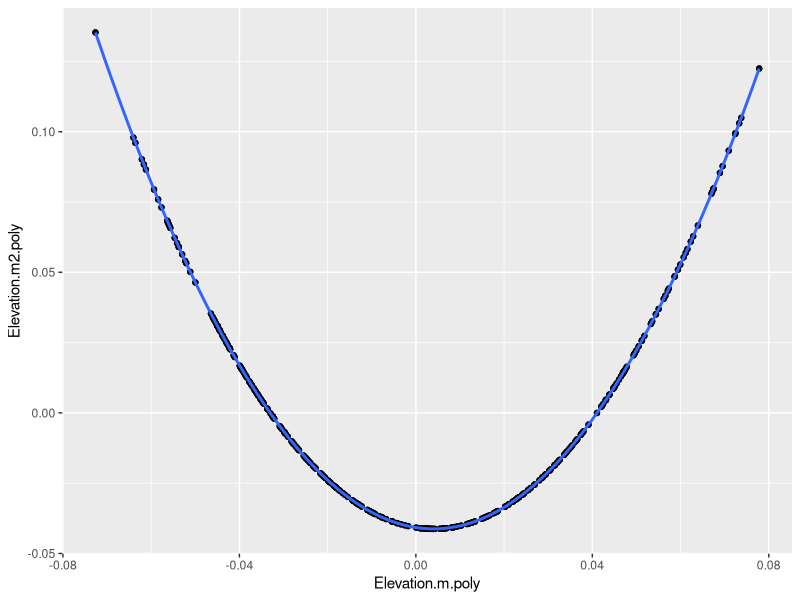
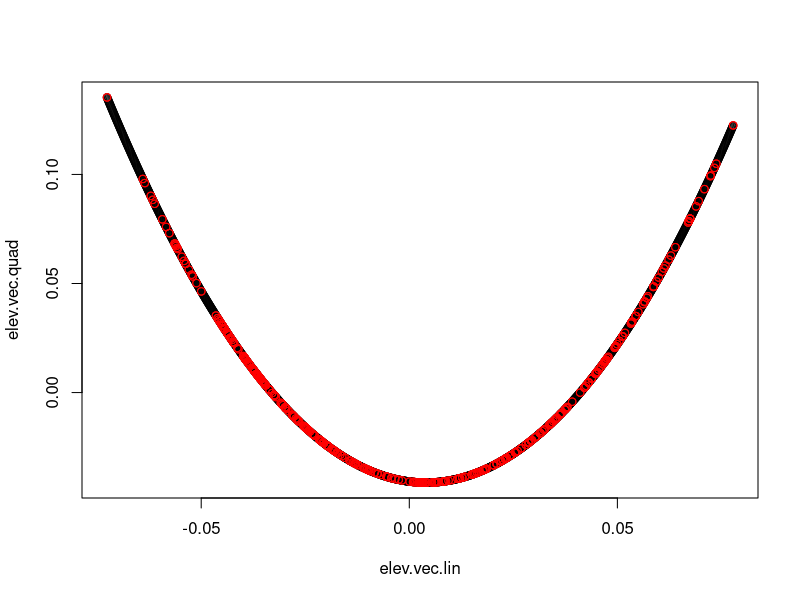
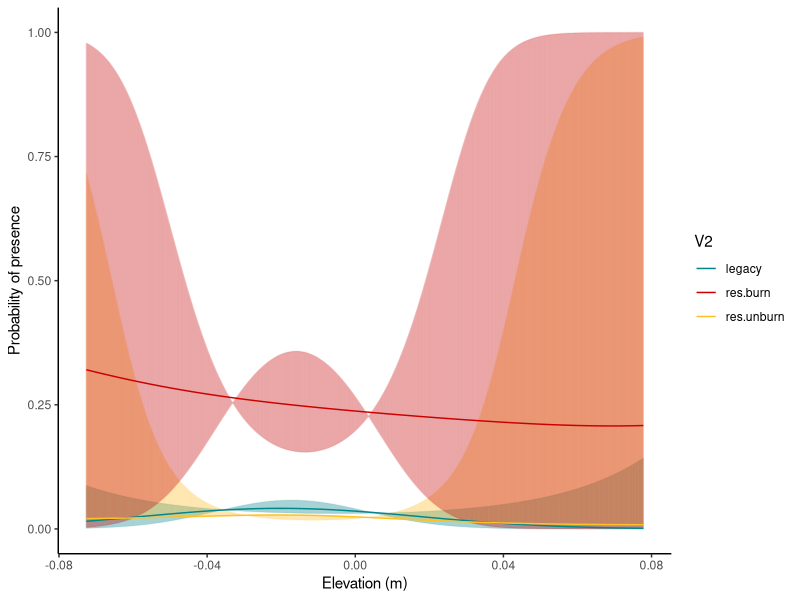
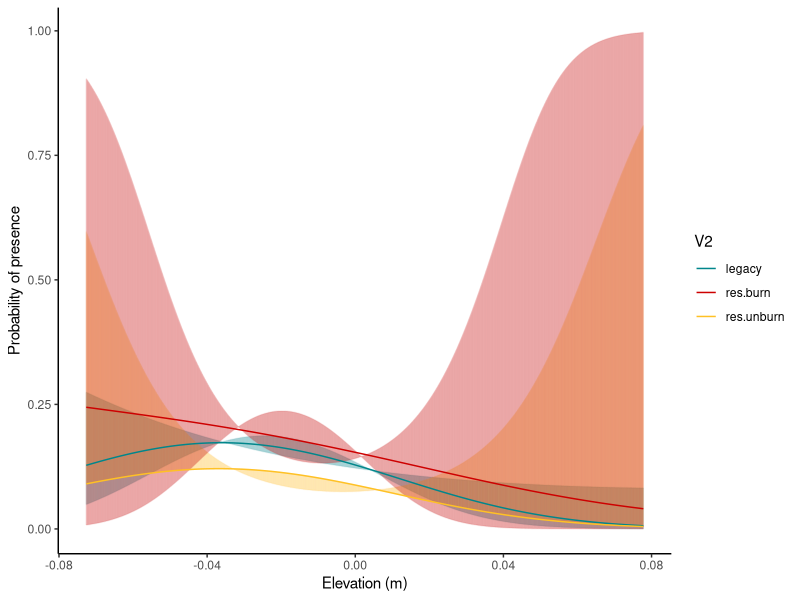
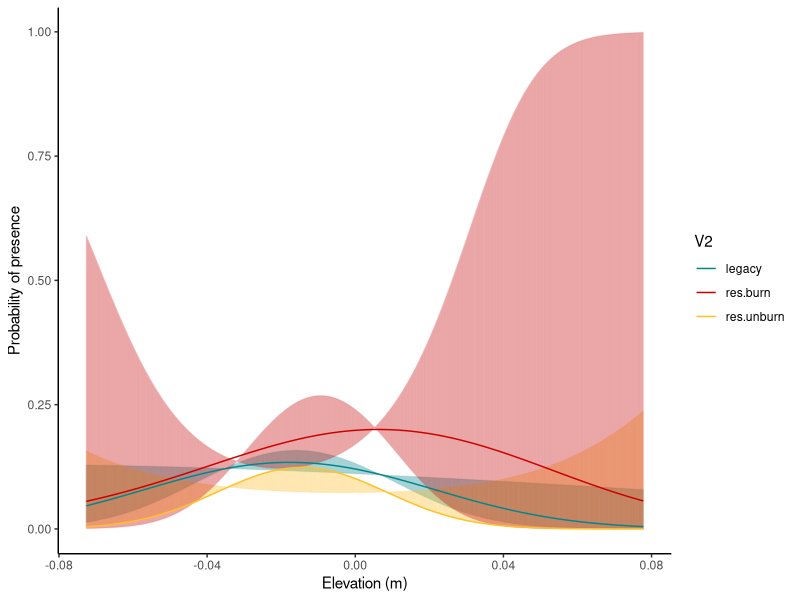
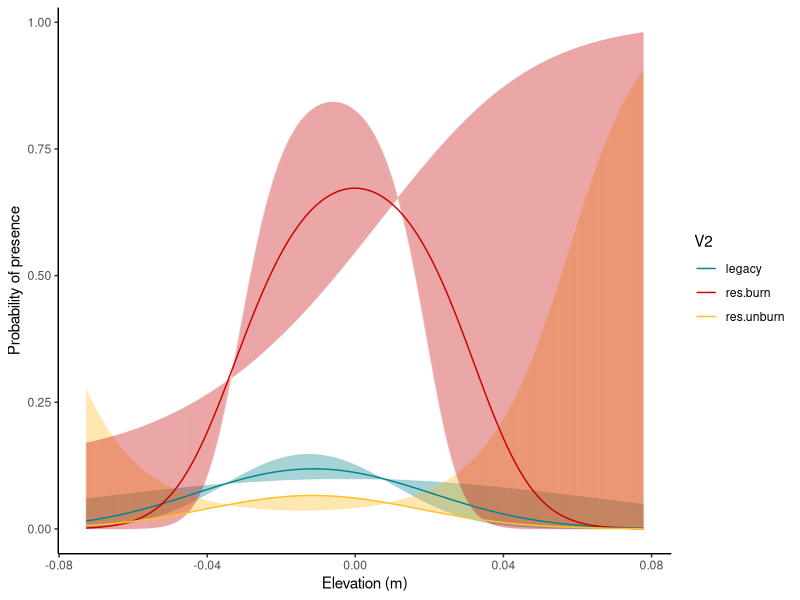
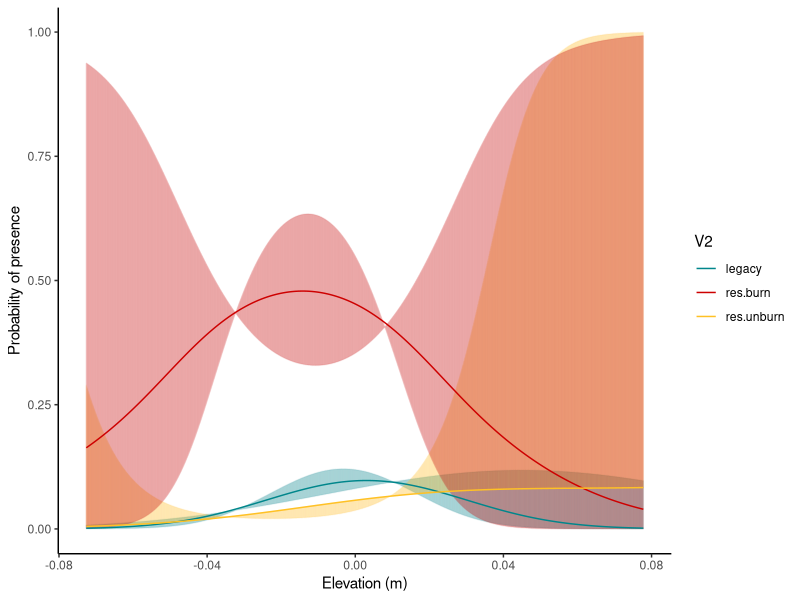
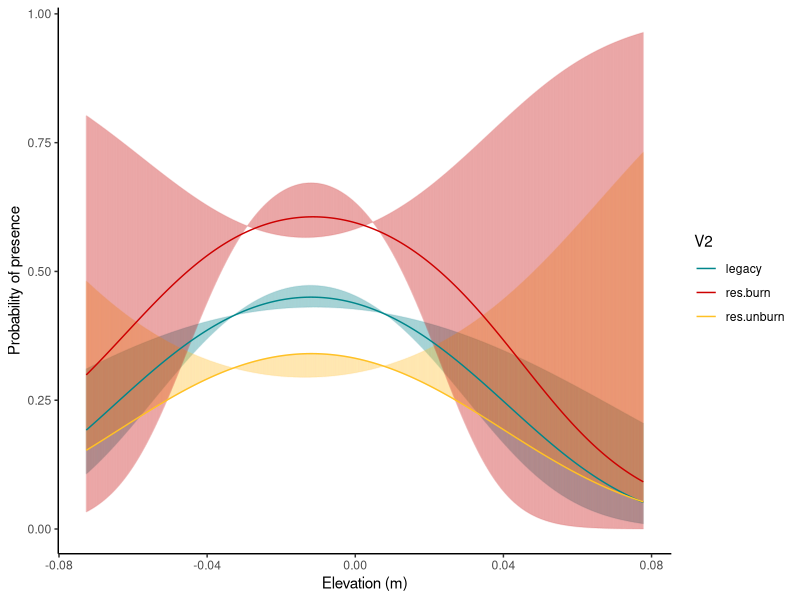

The R source for these figures, in order: (Note: a time limit stopped this script after it produced the figures.)
# Created: Mar 24, 2021
# Last edited: Apr 12, 2021

library(tidyverse)

### read in model coefficients
# these are from the global (full) model for each rarefied dataset that ran without warnings
# using poly() function for orthogonal quadratic terms
coeff.glob.fire <- read.csv("data/3c_ORTHO_global_mod_coefficients_with_P_FIRE.csv", header = TRUE)
coeff.glob.nofire <- read.csv("data/3c_ORTHO_global_mod_coefficients_with_P_NOFIRE.csv", header = TRUE)


### species lists for loops below
species.fire <- coeff.glob.fire %>% 
  group_by(Species) %>% 
  summarise(Species = first(Species))
species.nofire <- coeff.glob.nofire %>% 
  group_by(Species) %>% 
  summarise(Species = first(Species))


### elevation vector for multiplying by coefficients
# needs to be in poly-transformed units

# exploring to determine what poly-tranformed values should be
dat <- read_csv("data/3c_transformed_polynomials.csv")

# relationship between quadratic and linear terms in poly-transformed units is a perfect quadratic
ggplot(data=dat, aes(x=Elevation.m.poly, y=Elevation.m2.poly)) +
  geom_point() +
  geom_smooth(method="lm", formula= y~poly(x,2))

# quadratic function is given by this model
poly.mod <- lm(Elevation.m2.poly ~ Elevation.m.poly + I(Elevation.m.poly^2), data=dat)

# linear vector
# range based on min/max values in dat$Elevation.m.poly
elev.vec.lin = as.numeric(seq(min(dat$Elevation.m.poly), max(dat$Elevation.m.poly), by=0.0001)) 
# quadratic vector
elev.vec.quad = poly.mod$coefficients[1] + 
  elev.vec.lin*poly.mod$coefficients[2] + 
  elev.vec.lin*elev.vec.lin*poly.mod$coefficients[3]
plot(elev.vec.quad ~ elev.vec.lin) + 
  points(dat$Elevation.m.poly, dat$Elevation.m2.poly, col="red") #ok! we have linear and quadratic elevation vectors that match what the models are using


### graphs for fire species

# empty matrices to store values
pred.leg.reps = matrix(nrow=length(elev.vec.lin),ncol=100)
pred.res.unburn.reps = matrix(nrow=length(elev.vec.lin),ncol=100)
pred.res.burn.reps = matrix(nrow=length(elev.vec.lin),ncol=100)
pred.leg.reps.low = matrix(nrow=length(elev.vec.lin),ncol=100)
pred.res.unburn.reps.low = matrix(nrow=length(elev.vec.lin),ncol=100)
pred.res.burn.reps.low = matrix(nrow=length(elev.vec.lin),ncol=100)
pred.leg.reps.high = matrix(nrow=length(elev.vec.lin),ncol=100)
pred.res.unburn.reps.high = matrix(nrow=length(elev.vec.lin),ncol=100)
pred.res.burn.reps.high = matrix(nrow=length(elev.vec.lin),ncol=100)

col.pal <- c("turquoise4", "red3", "goldenrod1")

for (i in 1:dim(species.fire)[1]) {
  sp = as.list(species.fire[i,1], drop=TRUE)
  mods <- coeff.glob.fire %>% 
    filter(Species==sp) %>% 
    select(Int=Intercept, 
           Elev=Elevation.m, 
           Elev2=Elevation.m2, 
           ResurvBurn = Resurvey.Burned.fi,
           ResurvUnburn = Resurvey.Unburned.fi,
           ResurvBurnxElev = Elevation.m.Res.Burn.fi,
           ResurvBurnxElev2 = Elevation.m2.Res.Burn.fi,
           ResurvUnburnxElev = Elevation.m2.Res.Unburn.fi,
           ResurvUnburnXElev2 = Elevation.m2.Res.Unburn.fi,
           Int.Low=Intercept.CI.Lower, 
           Elev.Low=Elevation.m.CI.Lower, 
           Elev2.Low=Elevation.m2.CI.Lower, 
           ResurvBurn.Low = Resurvey.Burned.fi.CI.Lower,
           ResurvUnburn.Low = Resurvey.Unburned.fi.CI.Lower,
           ResurvBurnxElev.Low = Elevation.m.Res.Burn.fi.CI.Lower,
           ResurvBurnxElev2.Low = Elevation.m2.Res.Burn.fi.CI.Lower,
           ResurvUnburnxElev.Low = Elevation.m2.Res.Unburn.fi.CI.Lower,
           ResurvUnburnXElev2.Low = Elevation.m2.Res.Unburn.fi.CI.Lower,
           Int.High=Intercept.CI.Upper, 
           Elev.High=Elevation.m.CI.Upper, 
           Elev2.High=Elevation.m2.CI.Upper, 
           ResurvBurn.High = Resurvey.Burned.fi.CI.Upper,
           ResurvUnburn.High = Resurvey.Unburned.fi.CI.Upper,
           ResurvBurnxElev.High = Elevation.m.Res.Burn.fi.CI.Upper,
           ResurvBurnxElev2.High = Elevation.m2.Res.Burn.fi.CI.Upper,
           ResurvUnburnxElev.High = Elevation.m2.Res.Unburn.fi.CI.Upper,
           ResurvUnburnXElev2.High = Elevation.m2.Res.Unburn.fi.CI.Upper
    )
  for (j in 1:dim(mods)[1]) {
    pred.leg.reps[,j] = mods$Int[j] + mods$Elev[j]*elev.vec.lin + mods$Elev2[j]*elev.vec.quad
    pred.res.unburn.reps[,j] = mods$Int[j] + mods$Elev[j]*elev.vec.lin + mods$Elev2[j]*elev.vec.quad +
      mods$ResurvUnburn[j] + mods$ResurvUnburnxElev[j]*elev.vec.lin + 
      mods$ResurvUnburnXElev2[j]*elev.vec.quad
    pred.res.burn.reps[,j] = mods$Int[j] + mods$Elev[j]*elev.vec.lin + mods$Elev2[j]*elev.vec.quad +
      mods$ResurvBurn[j] + mods$ResurvBurnxElev[j]*elev.vec.lin + 
      mods$ResurvBurnxElev2[j]*elev.vec.quad
    pred.leg.reps.low[,j] = mods$Int.Low[j] + mods$Elev.Low[j]*elev.vec.lin + mods$Elev2.Low[j]*elev.vec.quad
    pred.res.unburn.reps.low[,j] = mods$Int.Low[j] + mods$Elev.Low[j]*elev.vec.lin + mods$Elev2.Low[j]*elev.vec.quad +
      mods$ResurvUnburn.Low[j] + mods$ResurvUnburnxElev.Low[j]*elev.vec.lin + 
      mods$ResurvUnburnXElev2.Low[j]*elev.vec.quad
    pred.res.burn.reps.low[,j] = mods$Int.Low[j] + mods$Elev.Low[j]*elev.vec.lin + mods$Elev2.Low[j]*elev.vec.quad +
      mods$ResurvBurn.Low[j] + mods$ResurvBurnxElev.Low[j]*elev.vec.lin + 
      mods$ResurvBurnxElev2.Low[j]*elev.vec.quad
    pred.leg.reps.high[,j] = mods$Int.High[j] + mods$Elev.High[j]*elev.vec.lin + mods$Elev2.High[j]*elev.vec.quad
    pred.res.unburn.reps.high[,j] = mods$Int.High[j] + mods$Elev.High[j]*elev.vec.lin + mods$Elev2.High[j]*elev.vec.quad +
      mods$ResurvUnburn.High[j] + mods$ResurvUnburnxElev.High[j]*elev.vec.lin + 
      mods$ResurvUnburnXElev2.High[j]*elev.vec.quad
    pred.res.burn.reps.high[,j] = mods$Int.High[j] + mods$Elev.High[j]*elev.vec.lin + mods$Elev2.High[j]*elev.vec.quad +
      mods$ResurvBurn.High[j] + mods$ResurvBurnxElev.High[j]*elev.vec.lin + 
      mods$ResurvBurnxElev2.High[j]*elev.vec.quad
  }
  t1.unburn.reps <- as.data.frame(cbind(elev.vec.lin, 'legacy', pred.leg.reps))
  t1.unburn.reps.tall <- gather(t1.unburn.reps, "rep", "preds", 3:102)
  t1.unburn.summary <- t1.unburn.reps.tall %>% 
    mutate(resp = exp(as.numeric(preds))/(1+exp(as.numeric(preds)))) %>% 
    group_by(V2, elev.vec.lin) %>% 
    summarise(mean.resp = mean(resp, na.rm=TRUE))
  t1.unburn.reps.low <- as.data.frame(cbind(elev.vec.lin, 'legacy', pred.leg.reps.low))
  t1.unburn.reps.low.tall <- gather(t1.unburn.reps.low, "rep", "preds", 3:102)
  t1.unburn.low.summary <- t1.unburn.reps.low.tall %>% 
    mutate(lower = exp(as.numeric(preds))/(1+exp(as.numeric(preds)))) %>% 
    group_by(V2, elev.vec.lin) %>% 
    summarise(mean.lower = mean(lower, na.rm=TRUE))
  t1.unburn.reps.high <- as.data.frame(cbind(elev.vec.lin, 'legacy', pred.leg.reps.high))
  t1.unburn.reps.high.tall <- gather(t1.unburn.reps.high, "rep", "preds", 3:102)
  t1.unburn.high.summary <- t1.unburn.reps.high.tall %>% 
    mutate(upper = exp(as.numeric(preds))/(1+exp(as.numeric(preds)))) %>% 
    group_by(V2, elev.vec.lin) %>% 
    summarise(mean.upper = mean(upper, na.rm=TRUE))
  t2.unburn.reps <- as.data.frame(cbind(elev.vec.lin, 'res.unburn', pred.res.unburn.reps))
  t2.unburn.reps.tall <- gather(t2.unburn.reps, "rep", "preds", 3:102)
  t2.unburn.summary <- t2.unburn.reps.tall %>% 
    mutate(resp = exp(as.numeric(preds))/(1+exp(as.numeric(preds)))) %>% 
    group_by(V2, elev.vec.lin) %>% 
    summarise(mean.resp = mean(resp, na.rm=TRUE))
  t2.unburn.reps.low <- as.data.frame(cbind(elev.vec.lin, 'res.unburn', pred.res.unburn.reps.low))
  t2.unburn.reps.low.tall <- gather(t2.unburn.reps, "rep", "preds", 3:102)
  t2.unburn.low.summary <- t2.unburn.reps.low.tall %>% 
    mutate(lower = exp(as.numeric(preds))/(1+exp(as.numeric(preds)))) %>% 
    group_by(V2, elev.vec.lin) %>% 
    summarise(mean.lower = mean(lower, na.rm=TRUE))
  t2.unburn.reps.high <- as.data.frame(cbind(elev.vec.lin, 'res.unburn', pred.res.unburn.reps.high))
  t2.unburn.reps.high.tall <- gather(t2.unburn.reps.high, "rep", "preds", 3:102)
  t2.unburn.high.summary <- t2.unburn.reps.high.tall %>% 
    mutate(upper = exp(as.numeric(preds))/(1+exp(as.numeric(preds)))) %>% 
    group_by(V2, elev.vec.lin) %>% 
    summarise(mean.upper = mean(upper, na.rm=TRUE))
  t2.burn.reps <- as.data.frame(cbind(elev.vec.lin, 'res.burn', pred.res.burn.reps))
  t2.burn.reps.tall <- gather(t2.burn.reps, "rep", "preds", 3:102)
  t2.burn.summary <- t2.burn.reps.tall %>% 
    mutate(resp = exp(as.numeric(preds))/(1+exp(as.numeric(preds)))) %>% 
    group_by(V2, elev.vec.lin) %>% 
    summarise(mean.resp = mean(resp, na.rm=TRUE))
  t2.burn.reps.low <- as.data.frame(cbind(elev.vec.lin, 'res.burn', pred.res.burn.reps.low))
  t2.burn.reps.low.tall <- gather(t2.burn.reps.low, "rep", "preds", 3:102)
  t2.burn.low.summary <- t2.burn.reps.low.tall %>% 
    mutate(lower = exp(as.numeric(preds))/(1+exp(as.numeric(preds)))) %>% 
    group_by(V2, elev.vec.lin) %>% 
    summarise(mean.lower = mean(lower, na.rm=TRUE))
  t2.burn.reps.high <- as.data.frame(cbind(elev.vec.lin, 'res.burn', pred.res.burn.reps.high))
  t2.burn.reps.high.tall <- gather(t2.burn.reps.high, "rep", "preds", 3:102)
  t2.burn.high.summary <- t2.burn.reps.high.tall %>% 
    mutate(upper = exp(as.numeric(preds))/(1+exp(as.numeric(preds)))) %>% 
    group_by(V2, elev.vec.lin) %>% 
    summarise(mean.upper = mean(upper, na.rm=TRUE))
  graph.dat.means <- bind_rows(t1.unburn.summary, t2.unburn.summary, t2.burn.summary)
  graph.dat.lowers <- bind_rows(t1.unburn.low.summary, t2.unburn.low.summary, t2.burn.low.summary)
  graph.dat.uppers <- bind_rows(t1.unburn.high.summary, t2.unburn.high.summary, t2.burn.high.summary)
  graph.dat <- left_join(graph.dat.means, left_join(graph.dat.lowers, graph.dat.uppers))
  graph.dat$elev.vec.lin <- as.numeric(graph.dat$elev.vec.lin)

 gg <- ggplot(graph.dat, aes(x=elev.vec.lin, y=mean.resp, color=V2)) +
    theme_classic() +
    xlab("Elevation (m)") +
    ylab("Probability of presence") +
    geom_errorbar(aes(ymin=mean.lower, ymax=mean.upper), alpha=0.1) +
    geom_line() +
    scale_color_manual(values=col.pal)
  
 ggsave(paste("figures/global.model.preds_",sp,".pdf",sep=""), gg, width=5, height=5)

} 

# temporary code to inspect predictions from individual rarefied datasets  
t1.unburn.V3 <- t1.unburn.reps.tall %>% filter(rep=="V14") %>% mutate(mean.resp = exp(as.numeric(preds))/(1+exp(as.numeric(preds)))) %>% select(-preds)
t1.unburn.low.V3 <- t1.unburn.reps.low.tall %>% filter(rep=="V14") %>% mutate(mean.lower = exp(as.numeric(preds))/(1+exp(as.numeric(preds)))) %>% select(-preds)
t1.unburn.high.V3 <- t1.unburn.reps.high.tall %>% filter(rep=="V14") %>% mutate(mean.upper = exp(as.numeric(preds))/(1+exp(as.numeric(preds)))) %>% select(-preds)
t2.unburn.V3 <- t2.unburn.reps.tall %>% filter(rep=="V14") %>% mutate(mean.resp = exp(as.numeric(preds))/(1+exp(as.numeric(preds)))) %>% select(-preds)
t2.unburn.low.V3 <- t2.unburn.reps.low.tall %>% filter(rep=="V14") %>% mutate(mean.lower = exp(as.numeric(preds))/(1+exp(as.numeric(preds)))) %>% select(-preds)
t2.unburn.high.V3 <- t2.unburn.reps.high.tall %>% filter(rep=="V14") %>% mutate(mean.upper = exp(as.numeric(preds))/(1+exp(as.numeric(preds)))) %>% select(-preds)
t2.burn.V3 <- t2.burn.reps.tall %>% filter(rep=="V14") %>% mutate(mean.resp = exp(as.numeric(preds))/(1+exp(as.numeric(preds)))) %>% select(-preds)
t2.burn.low.V3 <- t2.burn.reps.low.tall %>% filter(rep=="V14") %>% mutate(mean.lower = exp(as.numeric(preds))/(1+exp(as.numeric(preds)))) %>% select(-preds)
t2.burn.high.V3 <- t2.burn.reps.high.tall %>% filter(rep=="V14") %>% mutate(mean.upper = exp(as.numeric(preds))/(1+exp(as.numeric(preds)))) %>% select(-preds)
graph.dat.V3 <- bind_rows(t1.unburn.V3, t2.unburn.V3, t2.burn.V3)
graph.dat.V3.lowers <- bind_rows(t1.unburn.low.V3, t2.unburn.low.V3, t2.burn.low.V3)
graph.dat.V3.uppers <- bind_rows(t1.unburn.high.V3, t2.unburn.high.V3, t2.burn.high.V3)
graph.dat.V3.all <- left_join(graph.dat.V3, left_join(graph.dat.V3.lowers, graph.dat.V3.uppers))
graph.dat.V3.all$elev.vec <- as.numeric(graph.dat.V3.all$elev.vec)



### graphs for no-fire species

# empty matrices to store values
pred.leg.reps = matrix(nrow=length(elev.vec.lin),ncol=100)
pred.res.reps = matrix(nrow=length(elev.vec.lin),ncol=100)
pred.leg.reps.low = matrix(nrow=length(elev.vec.lin),ncol=100)
pred.res.reps.low = matrix(nrow=length(elev.vec.lin),ncol=100)
pred.leg.reps.high = matrix(nrow=length(elev.vec.lin),ncol=100)
pred.res.reps.high = matrix(nrow=length(elev.vec.lin),ncol=100)

col.pal <- c("turquoise4", "goldenrod1")

for (i in 1:dim(species.nofire)[1]) {
  sp = as.list(species.nofire[i,1], drop=TRUE)
  mods <- coeff.glob.nofire %>% 
    filter(Species==sp) %>% 
    dplyr::select(Int=Intercept, 
           Elev=Elevation.m, 
           Elev2=Elevation.m2, 
           Year = Data.Type.nofi,
           YearxElev = Data.Type.Elevation.m.nofi,
           YearxElev2 = Data.Type.Elevation.m2.nofi,
           Int.Low=Intercept.CI.Lower, 
           Elev.Low=Elevation.m.CI.Lower, 
           Elev2.Low=Elevation.m2.CI.Lower, 
           Year.Low = Data.Type.nofi.CI.Lower,
           YearxElev.Low = Data.Type.Elevation.m.nofi.CI.Lower,
           YearxElev2.Low = Data.Type.Elevation.m2.nofi.CI.Lower,
           Int.High=Intercept.CI.Upper, 
           Elev.High=Elevation.m.CI.Upper, 
           Elev2.High=Elevation.m2.CI.Upper, 
           Year.High = Data.Type.nofi.CI.Upper,
           YearxElev.High = Data.Type.Elevation.m.nofi.CI.Upper,
           YearxElev2.High = Data.Type.Elevation.m2.nofi.CI.Upper) %>% 
        droplevels()
    
  for (j in 1:dim(mods)[1]) {
    pred.leg.reps[,j] = mods$Int[j] + mods$Elev[j]*elev.vec.lin + mods$Elev2[j]*elev.vec.quad
    pred.leg.reps.low[,j] = mods$Int.Low[j] + mods$Elev.Low[j]*elev.vec.lin + mods$Elev2.Low[j]*elev.vec.quad
    pred.leg.reps.high[,j] = mods$Int.High[j] + mods$Elev.High[j]*elev.vec.lin + mods$Elev2.High[j]*elev.vec.quad
    pred.res.reps[,j] = mods$Int[j]  + mods$Elev[j]*elev.vec.lin + mods$Elev2[j]*elev.vec.quad +
      mods$Year[j] + mods$YearxElev[j]*elev.vec.lin + mods$YearxElev2[j]*elev.vec.quad
    pred.res.reps.low[,j] = mods$Int.Low[j]  + mods$Elev.Low[j]*elev.vec.lin + mods$Elev2.Low[j]*elev.vec.quad +
      mods$Year.Low[j] + mods$YearxElev.Low[j]*elev.vec.lin + mods$YearxElev2.Low[j]*elev.vec.quad
    pred.res.reps.high[,j] = mods$Int.High[j]  + mods$Elev.High[j]*elev.vec.lin + mods$Elev2.High[j]*elev.vec.quad +
      mods$Year.High[j] + mods$YearxElev.High[j]*elev.vec.lin + mods$YearxElev2.High[j]*elev.vec.quad
  }
  t1.reps <- as.data.frame(cbind(elev.vec.lin, 'legacy', pred.leg.reps))
  t1.reps.tall <- gather(t1.reps, "rep", "preds", 3:102)
  t1.summary <- t1.reps.tall %>% 
    mutate(resp = exp(as.numeric(preds))/(1+exp(as.numeric(preds)))) %>% 
    group_by(V2, elev.vec.lin) %>% 
    summarise(mean.resp = mean(resp))
  t1.reps.low <- as.data.frame(cbind(elev.vec.lin, 'legacy', pred.leg.reps.low))
  t1.reps.low.tall <- gather(t1.reps.low, "rep", "preds", 3:102)
  t1.summary.low <- t1.reps.low.tall %>% 
    mutate(lower = exp(as.numeric(preds))/(1+exp(as.numeric(preds)))) %>% 
    group_by(V2, elev.vec.lin) %>% 
    summarise(mean.lower = mean(lower))
  t1.reps.high <- as.data.frame(cbind(elev.vec.lin, 'legacy', pred.leg.reps.high))
  t1.reps.high.tall <- gather(t1.reps.high, "rep", "preds", 3:102)
  t1.summary.high <- t1.reps.high.tall %>% 
    mutate(upper = exp(as.numeric(preds))/(1+exp(as.numeric(preds)))) %>% 
    group_by(V2, elev.vec.lin) %>% 
    summarise(mean.upper = mean(upper))
  t2.reps <- as.data.frame(cbind(elev.vec.lin, 'resurvey', pred.res.reps))
  t2.reps.tall <- gather(t2.reps, "rep", "preds", 3:102)
  t2.summary <- t2.reps.tall %>% 
    mutate(resp = exp(as.numeric(preds))/(1+exp(as.numeric(preds)))) %>% 
    group_by(V2, elev.vec.lin) %>% 
    summarise(mean.resp = mean(resp))
  t2.reps.low <- as.data.frame(cbind(elev.vec.lin, 'resurvey', pred.res.reps.low))
  t2.reps.low.tall <- gather(t2.reps.low, "rep", "preds", 3:102)
  t2.summary.low <- t2.reps.low.tall %>% 
    mutate(lower = exp(as.numeric(preds))/(1+exp(as.numeric(preds)))) %>% 
    group_by(V2, elev.vec.lin) %>% 
    summarise(mean.lower = mean(lower))
  t2.reps.high <- as.data.frame(cbind(elev.vec.lin, 'resurvey', pred.res.reps.high))
  t2.reps.high.tall <- gather(t2.reps.high, "rep", "preds", 3:102)
  t2.summary.high <- t2.reps.high.tall %>% 
    mutate(upper = exp(as.numeric(preds))/(1+exp(as.numeric(preds)))) %>% 
    group_by(V2, elev.vec.lin) %>% 
    summarise(mean.upper = mean(upper))
  graph.dat.means <- bind_rows(t1.summary, t2.summary)
  graph.dat.lowers <- bind_rows(t1.summary.low, t2.summary.low)
  graph.dat.uppers <- bind_rows(t1.summary.high, t2.summary.high)
  graph.dat <- left_join(graph.dat.means, left_join(graph.dat.lowers, graph.dat.uppers))
  graph.dat$elev.vec.lin <- as.numeric(graph.dat$elev.vec.lin)
  
  gg <- ggplot(graph.dat, aes(x=elev.vec.lin, y=mean.resp, color=V2)) +
    theme_classic() +
    xlab("Elevation (m)") +
    ylab("Probability of presence") +
    geom_errorbar(aes(ymin=mean.lower, ymax=mean.upper), alpha=0.05) +
    geom_line() +
    scale_color_manual(values=col.pal)
  
  ggsave(paste("figures/global.model.preds_",sp,".pdf",sep=""), gg, width=5, height=5)
  
}
